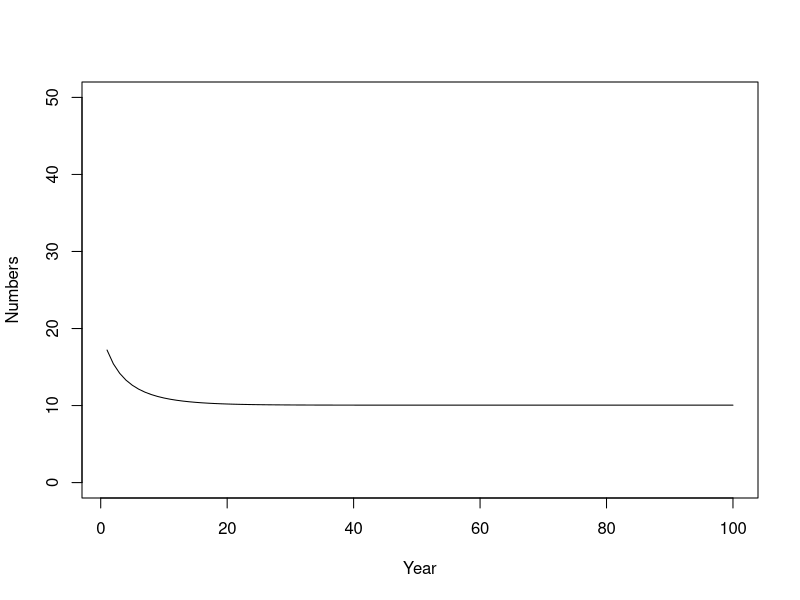
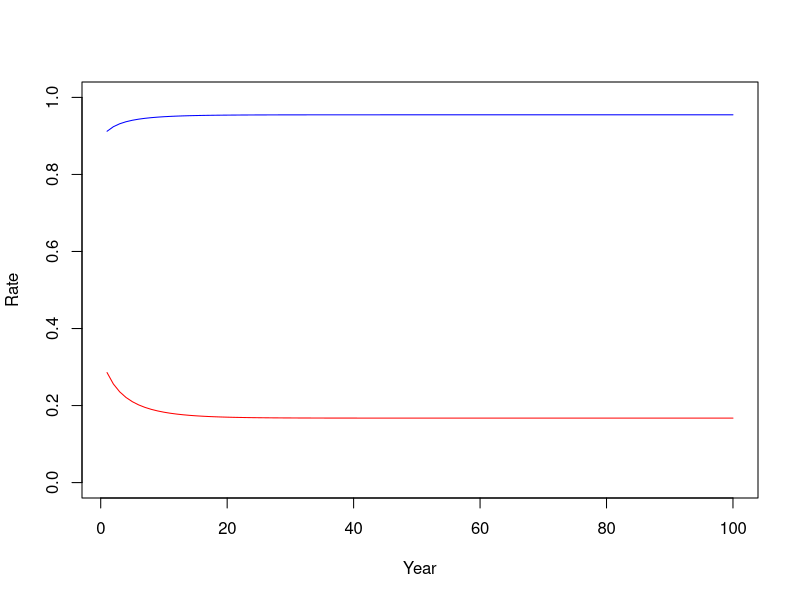
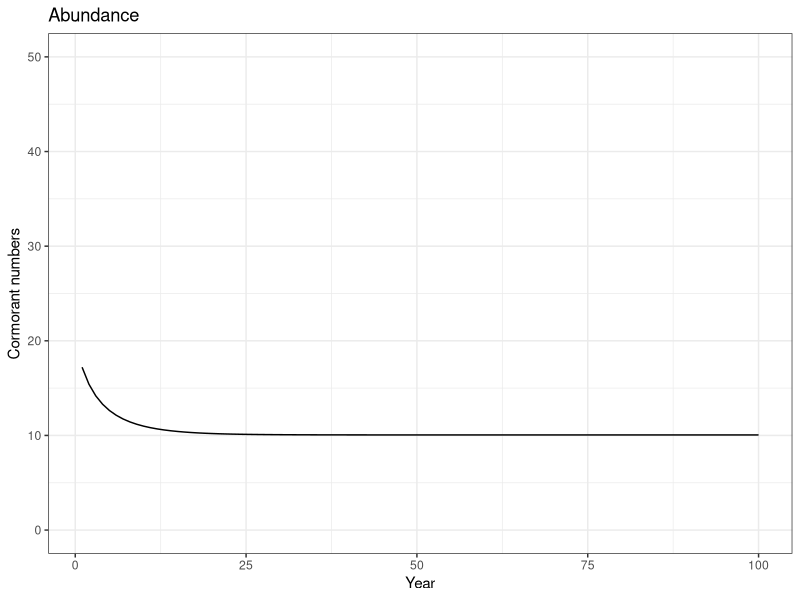
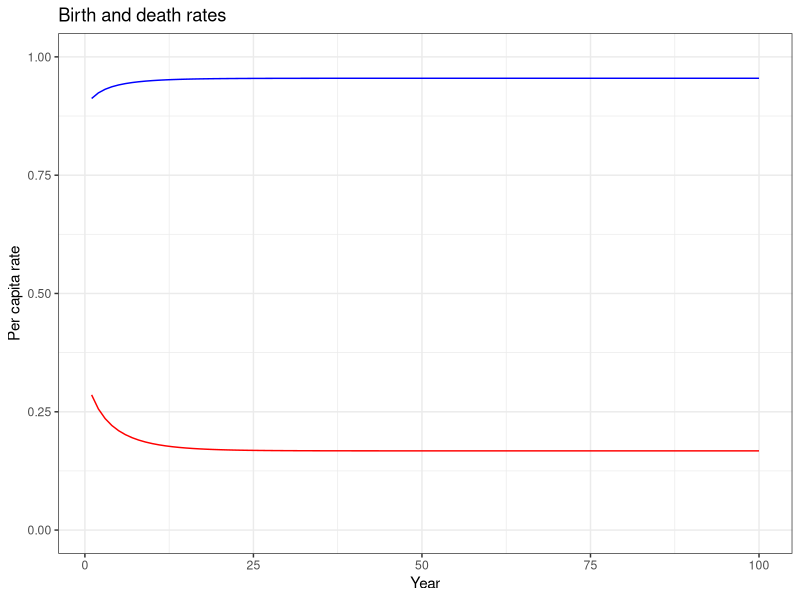

Reproduce these figures in R, in order.
# Assignment 2.1.1a  --- Adding harvest

#First model - simple closed population

# Define starting values for state variables (only one in this case)
birds <- 20

# Define variables for processes
a <- 1  
b <- .0046
c <- 1
d <- 50
#1-1a - add a harvest rate parameter
hr <- .31   #max hr that keeps birds above 10K is ~ .31


# Set up vectors for time series of numbers and rates
birds_over_time <- numeric(100)
birth_rate <- numeric(100)
death_rate <- numeric(100)

# Start the main simulation loop over time
for (i in 1:100) {   # we will run the model for 100 time steps
  
  # Calculate the birth and death rates according to our dynamic processes
  births_per_female <- a * exp(-b * birds)
  deaths_per_capita <- c * birds / (d + birds)
  
  # Convert rates to actual numbers
  births <- births_per_female * birds / 2  # divide by 2 because per female
  deaths <- deaths_per_capita * birds
  #1-1a - caclulate harvest losses
  harvest <- hr * birds
  
  # Apply the tautology
  # 1-1a - include harvest losses
  birds <- birds + births - deaths - harvest
  
  # 1-1a - protect against negative numbers of birds
  if (birds < 0) birds <- 0
  
  # Update the vectors of numbers and rates
  birds_over_time[i] <- birds
  birth_rate[i] <- births_per_female
  death_rate[i] <- deaths_per_capita
  
  #close the time loop
}

# Plot the results - base version
x <- seq(from=1,to=100)
plot(birds_over_time~x, xlab = "Year", ylab = "Numbers", type='l',
     ylim=c(0,50))
plot(birth_rate~x, xlab="Year", ylab="Rate", type = "l",
     ylim=c(0,1), col='blue')
lines(death_rate~x, col='red')

# Plot the results - ggplot version
library(ggplot2)
x <- seq(from=1,to=100)
Number_plot <- ggplot() +
  geom_line(mapping=aes(x=x,y=birds_over_time)) +
  labs(title = "Abundance",
       x = "Year",
       y = "Cormorant numbers") +
  coord_cartesian(ylim=c(0,50)) +
  theme_bw()
plot(Number_plot)
Rate_plot <- ggplot() +
  geom_line(mapping=aes(x=x,y=birth_rate),
            color='blue') +
  geom_line(mapping=aes(x=x,y=death_rate),
            color="red") +
  labs(title = "Birth and death rates",
       x="Year",
       y="Per capita rate") +
  coord_cartesian(ylim=c(0,1)) +
  theme_bw()
plot(Rate_plot)


